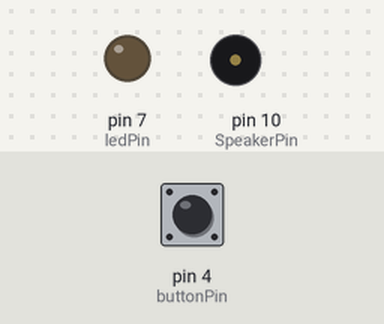
Bench run of a sketch on a simulated Arduino Uno, built with avr-gcc and run on an emulated ATmega328P. Shown: output pins drawn as LEDs (lit = HIGH), buzzer (waves = sounding, pin HIGH). The test bench sets the inputs (shaded band); at power-on: pin 4 (buttonPin) LOW.

Above: at 1.2 s.
1.3 s: pin 4 (buttonPin) pulled HIGH for 0.15 s
At 1.37 s:
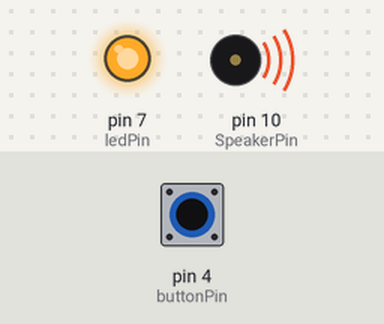
2.9 s: pin 4 (buttonPin) pulled HIGH for 3.2 s
At 6.8 s:
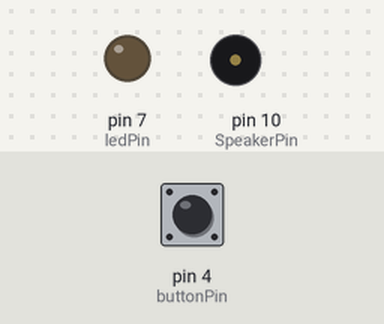
Timing chart, 0 to 8.3 s (numbered marks = the images above; inputs shaded):
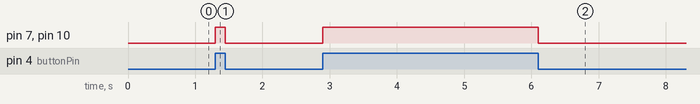

Measured:
- after the input at 1.3 s, pin 7 (ledPin), pin 10 (SpeakerPin): LOW → HIGH at once, → LOW 0.15 s later
- after the input at 2.9 s, pin 7 (ledPin), pin 10 (SpeakerPin): LOW → HIGH at once, → LOW 3.2 s later

The sketch:

Arduino_Lab_3_ALI_ADNAN.ino
```cpp
//Created By Ali Adnan
//CMP521A
//October 31st 2023
//This program will get a button to turn on a light.


//Variables
const int buttonPin = 4;    // the number of the pushbutton pin
const int ledPin = 7;       // the number of the LED pin
const int SpeakerPin = 10;  // the number of the Speaker pin
int buttonState = 0;        // variable for reading the pushbutton status

//Code
void setup() {
  // initializing the LED Pin And Speaker PIN To get an output from button
  pinMode(ledPin, OUTPUT);
  pinMode(SpeakerPin, OUTPUT);
  // initialize the button to Activate the speaker and LED:
  pinMode(buttonPin, INPUT);
}

void loop() {
  buttonState = digitalRead(buttonPin);
  if (buttonState == HIGH) {  //If Button pressed
    // turn LED on, and Speaker:
    digitalWrite(ledPin, HIGH);
    digitalWrite(SpeakerPin, HIGH);
  } else {  //If Not
    // turn LED off, And Speaker:
    digitalWrite(ledPin, LOW);
    digitalWrite(SpeakerPin, LOW);
  }
}
```
